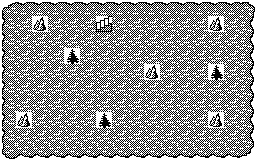

This game map was drawn from its Tiled (.tmx) file and the tilesets committed beside it. A one-line description and the full map source follow:
An orthogonal 16x10 tile map with 16x16 px tiles, 1 tile layer (Ground), 2 tilesets and 1 object (player_spawn).

<map height="10" infinite="0" nextlayerid="6" nextobjectid="43" orientation="orthogonal" renderorder="right-down" tiledversion="1.11.2" tileheight="16" tilewidth="16" version="1.10" width="16">
 <properties>
  <property name="atlas" value="tileset/CArte.atlas" />
 </properties>
 <tileset columns="8" firstgid="1" name="LESAUTRESOLS" tilecount="64" tileheight="16" tilewidth="16">
  <image height="128" source="tileset_1bit.png" width="128" />
  <tile id="28">
   <properties>
    <property name="blocked" type="bool" value="true" />
   </properties>
  </tile>
  <tile id="37">
   <properties>
    <property name="blocked" type="bool" value="true" />
   </properties>
  </tile>
  <tile id="54">
   <properties>
    <property name="blocked" type="bool" value="true" />
   </properties>
  </tile>
 </tileset>
 <tileset columns="8" firstgid="65" name="player" tilecount="64" tileheight="16" tilewidth="16">
  <image height="128" source="tileset_1bit.png" width="128" />
  <tile id="44">
   <properties>
    <property name="type" value="player" />
   </properties>
  </tile>
 </tileset>
 <layer height="10" id="1" name="Ground" width="16">
  <data encoding="csv">
9,10,10,10,10,10,10,10,10,10,10,10,10,10,10,11,
17,18,38,18,18,18,55,18,18,18,18,18,18,38,18,19,
17,18,18,18,18,18,18,18,18,18,18,18,18,18,18,19,
17,18,18,18,29,18,18,18,18,18,18,18,18,18,18,19,
17,18,18,18,18,18,18,18,18,38,18,18,18,29,18,19,
17,18,18,18,18,18,18,18,18,18,18,18,18,18,18,19,
17,18,18,18,18,18,18,18,18,18,18,18,18,18,18,19,
17,38,18,18,18,18,29,18,18,18,18,18,18,38,18,19,
17,18,18,18,18,18,18,18,18,18,18,18,18,18,18,19,
25,26,26,26,26,26,26,26,26,26,26,26,26,26,26,27
</data>
 </layer>
 <objectgroup id="5" name="Entities">
  <object id="42" name="player_spawn" x="28" y="55">
   <properties>
    <property name="type" value="player" />
   </properties>
  </object>
 </objectgroup>
</map>
